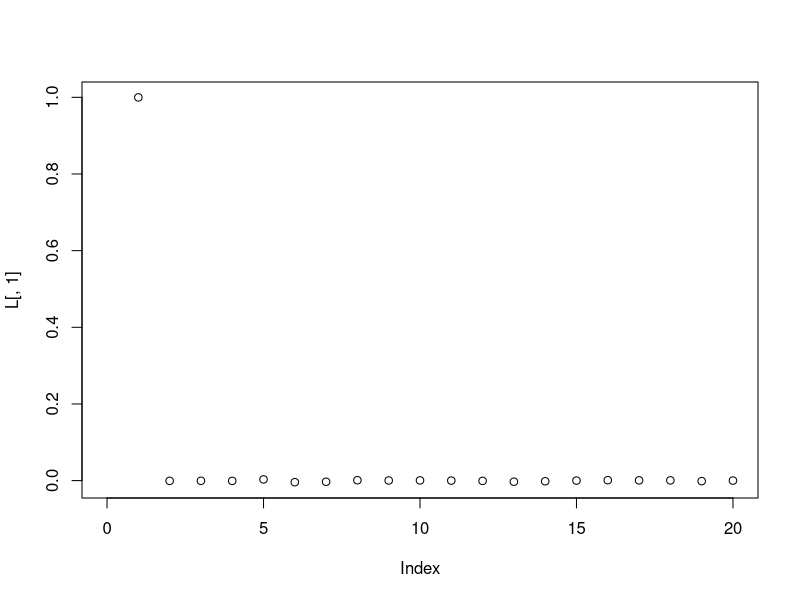
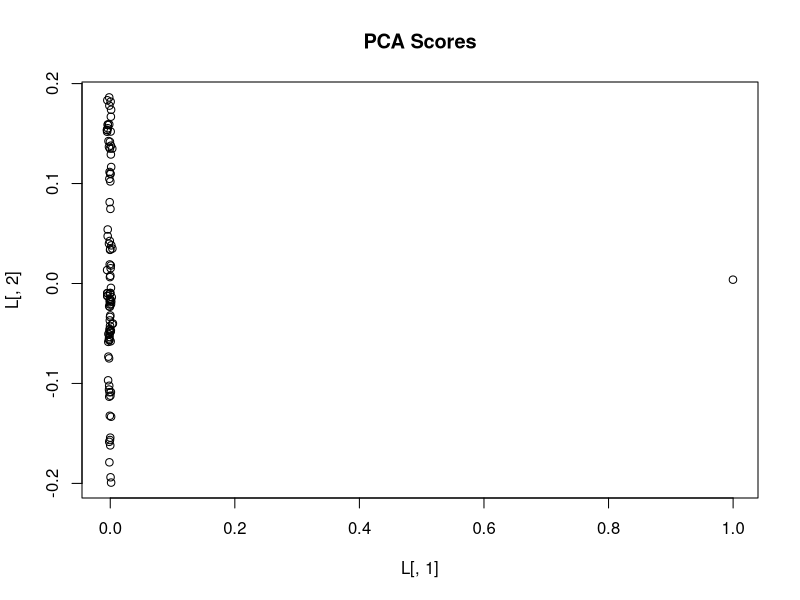
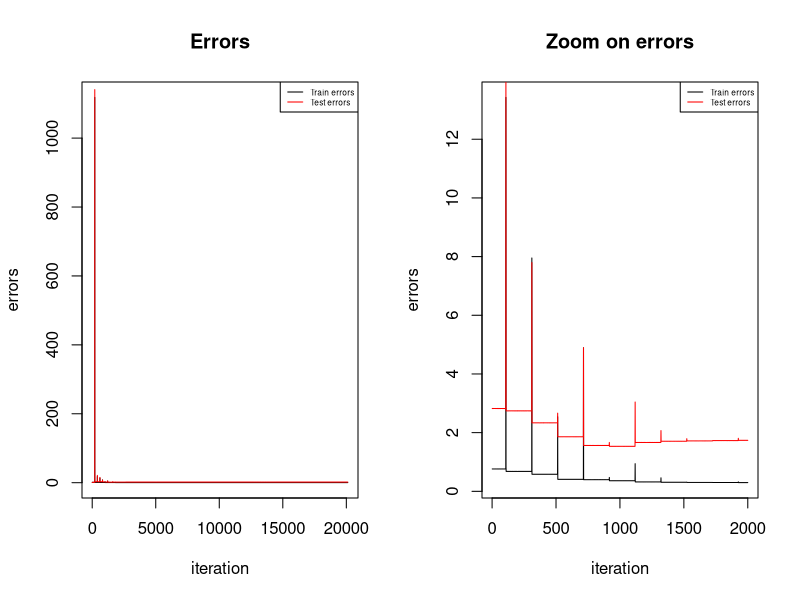

Here is the R script that generated these plots, in order:
### Ex 3

rm(list=ls(all.names = T))


library(ggplot2)
library(caret)

set.seed(12345)
data <- read.csv("communities.csv")

# 1) 

n <- nrow(data)
features <- data[, -101]

s_features <- scale(features)

S <- (t(s_features) %*% s_features)/n  # sample covariance matrix

Eig <- eigen(S) 

# eigen in descending order
s_indx <- order(Eig$values, decreasing = TRUE)
s_eig <- Eig$values[s_indx]

# cumulative explained variance
cum_var <- cumsum(s_eig) / sum(s_eig)

q_95 <- which(cum_var >= 0.95)[1]  # q for 95% var

first_two_components <- Eig$vectors[, 1:2]  # first two PC

# proportion of variation explained by each of the first two components
PC1_var <- s_eig[1] / sum(s_eig)
PC2_var <- s_eig[2] / sum(s_eig)

cat("Number of components needed for 95% variance:", q_95, "
Proportion of variation explained by the first component:", PC1_var, "
Proportion of variation explained by the second component:", PC2_var, "\n")

# 2)

PCA <- princomp(features)

L <- PCA$loadings
plot(L[,1], xlim=c(0,20))

highest5 <- order(L[,1], decreasing=TRUE)[1:5]

# ANSWER:
# We observe from the plot how the variable "state", the first feature of PC1, 
# explains most of the data. The other variables carry significantly less 
# explanation. The other 4 features that contribute the most are features 93 
# (PctBornSameState), 61 (PctSpeakEnglOnly), 5 (racePctWhite) and 76 
# (PersPerRentOccHous).

plot(L[,1], L[,2], main="PCA Scores")

# 3)

# train and test data
id <- sample(1:n, floor(n*0.5))
trn <- data[id,]
tst <- data[-id,]

# scaling
scaler <- preProcess(trn)
trainS <- predict(scaler,trn)
testS <- predict(scaler,tst)

# linear regression model and test data predictions
linmod <- lm(trainS$ViolentCrimesPerPop ~ ., trainS)
test_pred <- predict(linmod, testS[,-101])

# training and test data MSE
train_MSE <- mean((trainS$ViolentCrimesPerPop - linmod$fitted.values)^2)
test_MSE <- mean((testS$ViolentCrimesPerPop - test_pred)^2)

cat("Train mean squared error:", train_MSE, "\nTest mean squared error:", test_MSE)

# ANSWER:
# We observe how the MSE of the test data is significantly bigger than
# the MSE obtained from train data. This might happen because the model chosen
# is overfitting our given data.

# 4)

train_new <- as.matrix(trainS[,-101])  # training data - response variable
train_r <- trainS[,101] # training response variable

test_new <- as.matrix(testS[,-101])  # test data - response variable
test_r <- trainS[,101] # test response variable

# error vectors for training and test data
train_e <- c()
test_e <- c()

costfun <- function(theta_vec){
  train_cost <- mean(((train_new %*% theta_vec) - train_r)^2)
  train_e <<- c(train_e, train_cost)
  test_cost <- mean(((test_new %*% theta_vec) - test_r)^2)
  test_e <<- c(test_e, test_cost)
  return(train_cost)
}

theta0 <- rep(0,100)
opt <- optim(theta0, method="BFGS", costfun)

opt$val

par(mfrow=c(1,2))

plot(ylab="errors", xlab="iteration",train_e, type = "l", main="Errors")
lines(test_e, col="red")
legend("topright", legend = c("Train errors", "Test errors"), col = c("black", "red"), lty = 1, cex = 0.5)

plot(ylab="errors", xlab="iteration",train_e[-c(1:500)][1:2000], type = "l", main="Zoom on errors")
lines(test_e[-c(1:500)][1:2000], col="red")
legend("topright", legend = c("Train errors", "Test errors"), col = c("black", "red"), lty = 1, cex = 0.5)

# Looking at the plots we can see how the errors converge to zero
# after 1700 iterations (approx 1200 in the second graph but considering that we took off
# the first 500). Hence 1700 is the optimal iteration number to get good results.
# The following iterations do not significally improve our model
# and hence can led us to overfitting.


